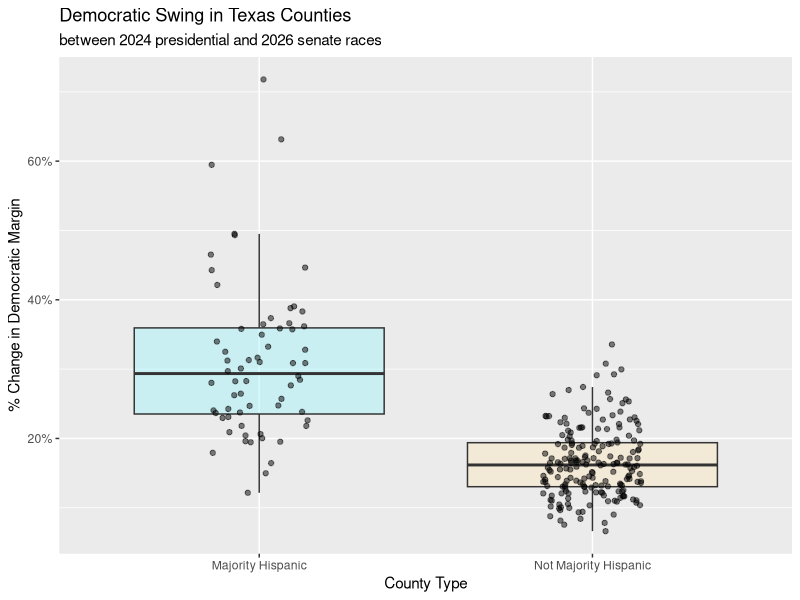
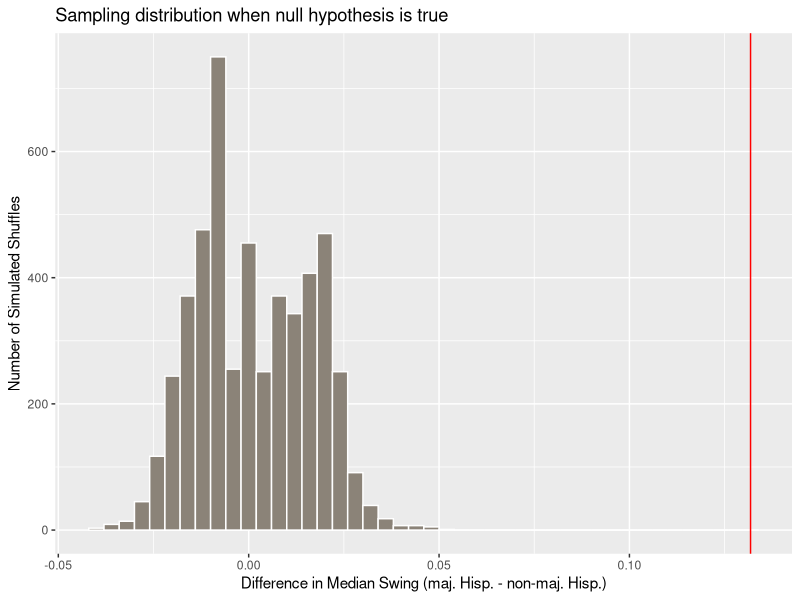

Reproduce these figures in R, in order.
## ---- chunk 1
library(tidyverse)
## ---- chunk 2
## 2024 Presidential Results by County
pres24_raw <- read_csv("data/TX 24 pres by county.csv")

pres24 <- pres24_raw |> 
    rename(candidate = "CANDIDATE NAME",
           county = "COUNTY NAME",
           votes = "TOTAL VOTES PER OFFICE PER COUNTY" ) |> 
    ##mutate(votes = as.numeric(str_remove_all(as.character(votes), ","))) |> 
    group_by(county) |> 
    summarize(dem_24 = sum(votes[str_detect(candidate, "HARRIS")]),
              rep_24 = sum(votes[str_detect(candidate, "TRUMP")]),
              total_24 = sum(votes),
              .groups = "drop") |> 
    mutate (margin_24 = (dem_24 - rep_24) / total_24)

## 2026 Senate Results by County
sen26_raw <- read_csv("data/TX 26 senate by county.csv")

sen26 <- sen26_raw |> 
    rename(county = "COUNTY NAME",
            dem_26 = "JAMES TALARICO",
            rep_26 = "KEN PAXTON",
            total_26 = "TOTAL VOTES PER OFFICE PER COUNTY") |> 
    select(county, dem_26, rep_26, total_26) |> 
    mutate(margin_26 = (dem_26 - rep_26) / total_26)
## ---- chunk 3
## Joining of Data Frames
hisp <- read_csv("data/tx_hispanic_share.csv") |> 
    mutate(county = str_to_upper(str_remove(NAME, " County, Texas")),
           county = str_replace(county, "^LA SALLE$", "LASALLE")) |> 
    select(county, GEOID, totalE, hispanicE, hisp_share, majority_hisp)

full_data <- pres24 |> 
    inner_join(sen26, by = "county") |> 
    inner_join(hisp, by = "county") |> 
    mutate(swing = margin_26 - margin_24)
## ---- chunk 4
full_data |> 
    group_by(majority_hisp) |> 
    summarize(median_swing = median(swing), avg_swing = mean(swing), n = n()) |> 
    arrange(desc(majority_hisp))
## ---- chunk 5
full_data |> 
    select(county, margin_24, margin_26, swing, majority_hisp) |> 
    arrange(desc(swing)) |> 
    head(10)
## ---- chunk 6
full_data |> 
    mutate(county_type = if_else(majority_hisp, 
            "Majority Hispanic", "Not Majority Hispanic")) |> 
    ggplot(aes(x = county_type, y = swing, fill = county_type)) + 
        geom_boxplot(alpha = 0.4, outlier.shape = NA) +
        scale_fill_manual(values = c("Majority Hispanic" = "cadetblue1", 
                                    "Not Majority Hispanic" = "wheat1")) +
        geom_jitter(width = 0.15, alpha = 0.5) +
        scale_y_continuous(labels = scales::label_percent()) +
        labs(title = "Democratic Swing in Texas Counties", 
            subtitle = "between 2024 presidential and 2026 senate races",
            x = "County Type", y = "% Change in Democratic Margin") +
        guides(fill = "none") 
## ---- chunk 7
set.seed(47)

obs_diff <- full_data |> 
    summarize(diff = median(swing[majority_hisp]) -
              median(swing[!majority_hisp])) |> 
    pull()
obs_diff
## ---- chunk 8
random_diff <- function(rep, data) {
    shuffled <- sample(data$majority_hisp)
    median(data$swing[shuffled]) - median(data$swing[!shuffled])
}

null_dist <- map_dbl(1:5000, random_diff, data = full_data)
p_val <- sum(abs(null_dist) >= abs(obs_diff)) / 5000
p_val
## ---- chunk 9
null_dist |> 
    data.frame() |> 
    ggplot(aes(x = null_dist)) +
    geom_histogram(binwidth = 0.004, fill = "antiquewhite4", color = "white") +
    geom_vline(xintercept = obs_diff, color = "red") +
    labs(x = "Difference in Median Swing (maj. Hisp. - non-maj. Hisp.)", 
        y = "Number of Simulated Shuffles",
        title = "Sampling distribution when null hypothesis is true")
